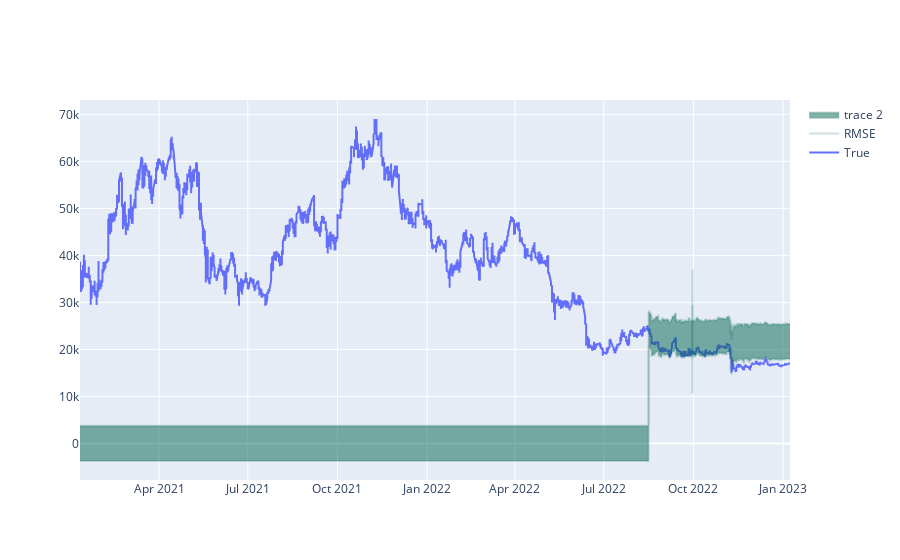

Notebook code cell kept with this figure:
### Code cell
#plot BTC_FE predictions and close in a plotly graph
import plotly.graph_objects as go

fig = go.Figure()

fig.add_trace(go.Scatter(x=BTC_FE.index, y=BTC_FE['Close'],
                    mode='lines',
                    name='True'))
                    
# fig.add_trace(go.Scatter(x=BTC_FE.index, y=BTC_FE['Predictions'],
#                     mode='lines',
#                     name='Predictions'))

# draw a shaded area between two lines: Prediction + RMSE and Prediction - RMSE. RMSE = 0.319075
fig.add_trace(go.Scatter(x=BTC_FE.index, y=BTC_FE['Predictions'] + rmse, fill=None, mode='lines', line_color='rgba(0,100,80,0.2)', name='RMSE'))
fig.add_trace(go.Scatter(x=BTC_FE.index, y=BTC_FE['Predictions'] - rmse, fill='tonexty', mode='lines', line_color='rgba(0,100,80,0.2)'))

fig.show()

### Figure 1 — Plotly figure (JSON) as saved in the notebook; plotly's stock layout.template omitted (floating-point values rounded to 4 significant figures; data arrays with more than 128 entries replaced by an {"elided": "..."} marker saying what was removed)
{"data": [{"mode": "lines", "name": "True", "type": "scatter", "x": {"elided": "11656 str values"}, "y": {"elided": "11656 int values"}}, {"line": {"color": "rgba(0,100,80,0.2)"}, "mode": "lines", "name": "RMSE", "type": "scatter", "x": {"elided": "11656 str values"}, "y": {"elided": "11656 float values"}}, {"fill": "tonexty", "line": {"color": "rgba(0,100,80,0.2)"}, "mode": "lines", "type": "scatter", "x": {"elided": "11656 str values"}, "y": {"elided": "11656 float values"}}], "layout": {}}
